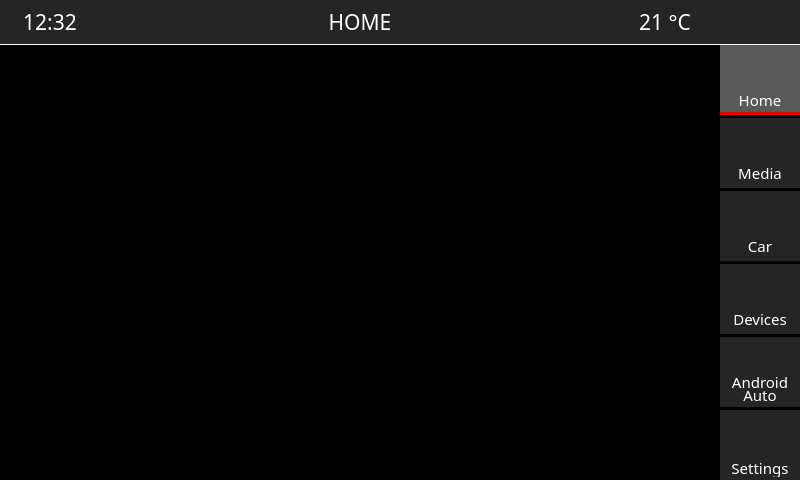
<?xml version="1.0" encoding="UTF-8"?>
<ui version="4.0">
 <class>MainWindow</class>
 <widget class="QMainWindow" name="MainWindow">
  <property name="enabled">
   <bool>true</bool>
  </property>
  <property name="geometry">
   <rect>
    <x>0</x>
    <y>0</y>
    <width>800</width>
    <height>480</height>
   </rect>
  </property>
  <property name="windowTitle">
   <string>Headunit</string>
  </property>
  <property name="styleSheet">
   <string notr="true"/>
  </property>
  <widget class="QWidget" name="centralwidget">
   <property name="styleSheet">
    <string notr="true">#centralwidget {background: #000}
* {color: white}</string>
   </property>
   <widget class="QWidget" name="top_bar" native="true">
    <property name="geometry">
     <rect>
      <x>0</x>
      <y>0</y>
      <width>800</width>
      <height>45</height>
     </rect>
    </property>
    <property name="styleSheet">
     <string notr="true">#top_bar {
	background: #252525; border-bottom: 1px solid white
}</string>
    </property>
    <widget class="QLabel" name="label_title">
     <property name="geometry">
      <rect>
       <x>310</x>
       <y>7</y>
       <width>100</width>
       <height>30</height>
      </rect>
     </property>
     <property name="font">
      <font>
       <family>Avenir Next LT Pro</family>
       <pointsize>16</pointsize>
      </font>
     </property>
     <property name="autoFillBackground">
      <bool>false</bool>
     </property>
     <property name="styleSheet">
      <string notr="true"/>
     </property>
     <property name="text">
      <string>HOME</string>
     </property>
     <property name="scaledContents">
      <bool>false</bool>
     </property>
     <property name="alignment">
      <set>Qt::AlignCenter</set>
     </property>
    </widget>
    <widget class="QLabel" name="label_clock">
     <property name="geometry">
      <rect>
       <x>10</x>
       <y>7</y>
       <width>80</width>
       <height>30</height>
      </rect>
     </property>
     <property name="font">
      <font>
       <family>Avenir Next LT Pro</family>
       <pointsize>16</pointsize>
      </font>
     </property>
     <property name="autoFillBackground">
      <bool>false</bool>
     </property>
     <property name="styleSheet">
      <string notr="true"/>
     </property>
     <property name="text">
      <string>12:32</string>
     </property>
     <property name="scaledContents">
      <bool>false</bool>
     </property>
     <property name="alignment">
      <set>Qt::AlignCenter</set>
     </property>
    </widget>
    <widget class="QLabel" name="label">
     <property name="geometry">
      <rect>
       <x>735</x>
       <y>8</y>
       <width>50</width>
       <height>29</height>
      </rect>
     </property>
     <property name="text">
      <string/>
     </property>
     <property name="pixmap">
      <pixmap resource="res/main.qrc">:/images/toyota.png</pixmap>
     </property>
     <property name="scaledContents">
      <bool>true</bool>
     </property>
    </widget>
    <widget class="QLabel" name="label_temperature">
     <property name="geometry">
      <rect>
       <x>625</x>
       <y>7</y>
       <width>80</width>
       <height>30</height>
      </rect>
     </property>
     <property name="font">
      <font>
       <family>Avenir Next LT Pro</family>
       <pointsize>16</pointsize>
      </font>
     </property>
     <property name="autoFillBackground">
      <bool>false</bool>
     </property>
     <property name="styleSheet">
      <string notr="true"/>
     </property>
     <property name="text">
      <string>21 °C</string>
     </property>
     <property name="scaledContents">
      <bool>false</bool>
     </property>
     <property name="alignment">
      <set>Qt::AlignCenter</set>
     </property>
    </widget>
   </widget>
   <widget class="QWidget" name="btn_media" native="true">
    <property name="geometry">
     <rect>
      <x>720</x>
      <y>118</y>
      <width>80</width>
      <height>70</height>
     </rect>
    </property>
    <property name="styleSheet">
     <string notr="true">#btn_media {
	background: #252525; color: white
}

#btn_media::hover {
	background: #303030;
}</string>
    </property>
    <widget class="QLabel" name="text_btn_media">
     <property name="geometry">
      <rect>
       <x>10</x>
       <y>47</y>
       <width>60</width>
       <height>15</height>
      </rect>
     </property>
     <property name="font">
      <font>
       <family>Avenir Next LT Pro</family>
       <pointsize>11</pointsize>
      </font>
     </property>
     <property name="lineWidth">
      <number>1</number>
     </property>
     <property name="text">
      <string>Media</string>
     </property>
     <property name="alignment">
      <set>Qt::AlignCenter</set>
     </property>
    </widget>
    <widget class="QLabel" name="image_btn_media">
     <property name="geometry">
      <rect>
       <x>20</x>
       <y>3</y>
       <width>40</width>
       <height>40</height>
      </rect>
     </property>
     <property name="text">
      <string/>
     </property>
     <property name="pixmap">
      <pixmap resource="res/main.qrc">:/images/media.svg</pixmap>
     </property>
     <property name="scaledContents">
      <bool>true</bool>
     </property>
    </widget>
   </widget>
   <widget class="QWidget" name="btn_home" native="true">
    <property name="enabled">
     <bool>false</bool>
    </property>
    <property name="geometry">
     <rect>
      <x>720</x>
      <y>45</y>
      <width>80</width>
      <height>70</height>
     </rect>
    </property>
    <property name="styleSheet">
     <string notr="true">#btn_home {
	background: #252525; color: white
}

#btn_home::hover {
	background: #303030;
}

#btn_home::!enabled {
	background: #595959;
	border-bottom: 3px solid #E00000;
}</string>
    </property>
    <widget class="QLabel" name="text_btn_home">
     <property name="geometry">
      <rect>
       <x>10</x>
       <y>47</y>
       <width>60</width>
       <height>15</height>
      </rect>
     </property>
     <property name="font">
      <font>
       <family>Avenir Next LT Pro</family>
       <pointsize>11</pointsize>
      </font>
     </property>
     <property name="lineWidth">
      <number>1</number>
     </property>
     <property name="text">
      <string>Home</string>
     </property>
     <property name="alignment">
      <set>Qt::AlignCenter</set>
     </property>
    </widget>
    <widget class="QLabel" name="image_btn_home">
     <property name="geometry">
      <rect>
       <x>20</x>
       <y>3</y>
       <width>40</width>
       <height>40</height>
      </rect>
     </property>
     <property name="text">
      <string/>
     </property>
     <property name="pixmap">
      <pixmap resource="res/main.qrc">:/images/home.svg</pixmap>
     </property>
     <property name="scaledContents">
      <bool>true</bool>
     </property>
    </widget>
   </widget>
   <widget class="QWidget" name="btn_car" native="true">
    <property name="geometry">
     <rect>
      <x>720</x>
      <y>191</y>
      <width>80</width>
      <height>70</height>
     </rect>
    </property>
    <property name="styleSheet">
     <string notr="true">#btn_car {
	background: #252525; color: white
}

#btn_car::hover {
	background: #303030;
}</string>
    </property>
    <widget class="QLabel" name="text_btn_car">
     <property name="geometry">
      <rect>
       <x>10</x>
       <y>47</y>
       <width>60</width>
       <height>15</height>
      </rect>
     </property>
     <property name="font">
      <font>
       <family>Avenir Next LT Pro</family>
       <pointsize>11</pointsize>
      </font>
     </property>
     <property name="lineWidth">
      <number>1</number>
     </property>
     <property name="text">
      <string>Car</string>
     </property>
     <property name="alignment">
      <set>Qt::AlignCenter</set>
     </property>
    </widget>
    <widget class="QLabel" name="image_btn_car">
     <property name="geometry">
      <rect>
       <x>20</x>
       <y>3</y>
       <width>40</width>
       <height>40</height>
      </rect>
     </property>
     <property name="text">
      <string/>
     </property>
     <property name="pixmap">
      <pixmap resource="res/main.qrc">:/images/car.svg</pixmap>
     </property>
     <property name="scaledContents">
      <bool>true</bool>
     </property>
    </widget>
   </widget>
   <widget class="QWidget" name="btn_devices" native="true">
    <property name="geometry">
     <rect>
      <x>720</x>
      <y>264</y>
      <width>80</width>
      <height>70</height>
     </rect>
    </property>
    <property name="styleSheet">
     <string notr="true">#btn_devices {
	background: #252525; color: white
}

#btn_devices::hover {
	background: #303030;
}</string>
    </property>
    <widget class="QLabel" name="text_btn_devices">
     <property name="geometry">
      <rect>
       <x>10</x>
       <y>47</y>
       <width>60</width>
       <height>15</height>
      </rect>
     </property>
     <property name="font">
      <font>
       <family>Avenir Next LT Pro</family>
       <pointsize>11</pointsize>
      </font>
     </property>
     <property name="lineWidth">
      <number>1</number>
     </property>
     <property name="text">
      <string>Devices</string>
     </property>
     <property name="alignment">
      <set>Qt::AlignCenter</set>
     </property>
    </widget>
    <widget class="QLabel" name="image_btn_devices">
     <property name="geometry">
      <rect>
       <x>20</x>
       <y>3</y>
       <width>40</width>
       <height>40</height>
      </rect>
     </property>
     <property name="text">
      <string/>
     </property>
     <property name="pixmap">
      <pixmap resource="res/main.qrc">:/images/devices.svg</pixmap>
     </property>
     <property name="scaledContents">
      <bool>true</bool>
     </property>
    </widget>
   </widget>
   <widget class="QWidget" name="btn_android_auto" native="true">
    <property name="geometry">
     <rect>
      <x>720</x>
      <y>337</y>
      <width>80</width>
      <height>70</height>
     </rect>
    </property>
    <property name="styleSheet">
     <string notr="true">#btn_android_auto {
	background: #252525; color: white
}

#btn_android_auto::hover {
	background: #303030;
}</string>
    </property>
    <widget class="QLabel" name="text_btn_android_auto">
     <property name="geometry">
      <rect>
       <x>10</x>
       <y>30</y>
       <width>60</width>
       <height>30</height>
      </rect>
     </property>
     <property name="font">
      <font>
       <family>Avenir Next LT Pro</family>
       <pointsize>11</pointsize>
      </font>
     </property>
     <property name="styleSheet">
      <string notr="true"/>
     </property>
     <property name="lineWidth">
      <number>1</number>
     </property>
     <property name="text">
      <string>Android</string>
     </property>
     <property name="textFormat">
      <enum>Qt::AutoText</enum>
     </property>
     <property name="alignment">
      <set>Qt::AlignCenter</set>
     </property>
     <property name="wordWrap">
      <bool>false</bool>
     </property>
    </widget>
    <widget class="QLabel" name="image_btn_android_auto">
     <property name="geometry">
      <rect>
       <x>23</x>
       <y>3</y>
       <width>34</width>
       <height>34</height>
      </rect>
     </property>
     <property name="text">
      <string/>
     </property>
     <property name="pixmap">
      <pixmap resource="res/main.qrc">:/images/android_auto.png</pixmap>
     </property>
     <property name="scaledContents">
      <bool>true</bool>
     </property>
    </widget>
    <widget class="QLabel" name="text2_btn_android_auto">
     <property name="geometry">
      <rect>
       <x>10</x>
       <y>43</y>
       <width>60</width>
       <height>30</height>
      </rect>
     </property>
     <property name="font">
      <font>
       <family>Avenir Next LT Pro</family>
       <pointsize>11</pointsize>
      </font>
     </property>
     <property name="styleSheet">
      <string notr="true"/>
     </property>
     <property name="lineWidth">
      <number>1</number>
     </property>
     <property name="text">
      <string>Auto</string>
     </property>
     <property name="textFormat">
      <enum>Qt::AutoText</enum>
     </property>
     <property name="alignment">
      <set>Qt::AlignCenter</set>
     </property>
     <property name="wordWrap">
      <bool>false</bool>
     </property>
    </widget>
   </widget>
   <widget class="QWidget" name="btn_settings" native="true">
    <property name="geometry">
     <rect>
      <x>720</x>
      <y>410</y>
      <width>80</width>
      <height>70</height>
     </rect>
    </property>
    <property name="styleSheet">
     <string notr="true">#btn_settings {
	background: #252525; color: white
}

#btn_settings::hover {
	background: #303030;
}</string>
    </property>
    <widget class="QLabel" name="text_btn_settings">
     <property name="geometry">
      <rect>
       <x>10</x>
       <y>47</y>
       <width>60</width>
       <height>20</height>
      </rect>
     </property>
     <property name="font">
      <font>
       <family>Avenir Next LT Pro</family>
       <pointsize>11</pointsize>
      </font>
     </property>
     <property name="lineWidth">
      <number>1</number>
     </property>
     <property name="text">
      <string>Settings</string>
     </property>
     <property name="alignment">
      <set>Qt::AlignHCenter|Qt::AlignTop</set>
     </property>
    </widget>
    <widget class="QLabel" name="image_btn_settings">
     <property name="geometry">
      <rect>
       <x>20</x>
       <y>3</y>
       <width>40</width>
       <height>40</height>
      </rect>
     </property>
     <property name="text">
      <string/>
     </property>
     <property name="pixmap">
      <pixmap resource="res/main.qrc">:/images/settings.svg</pixmap>
     </property>
     <property name="scaledContents">
      <bool>true</bool>
     </property>
    </widget>
   </widget>
   <widget class="QWidget" name="content" native="true">
    <property name="geometry">
     <rect>
      <x>0</x>
      <y>45</y>
      <width>720</width>
      <height>435</height>
     </rect>
    </property>
   </widget>
  </widget>
 </widget>
 <resources>
  <include location="res/main.qrc"/>
 </resources>
 <connections/>
</ui>
